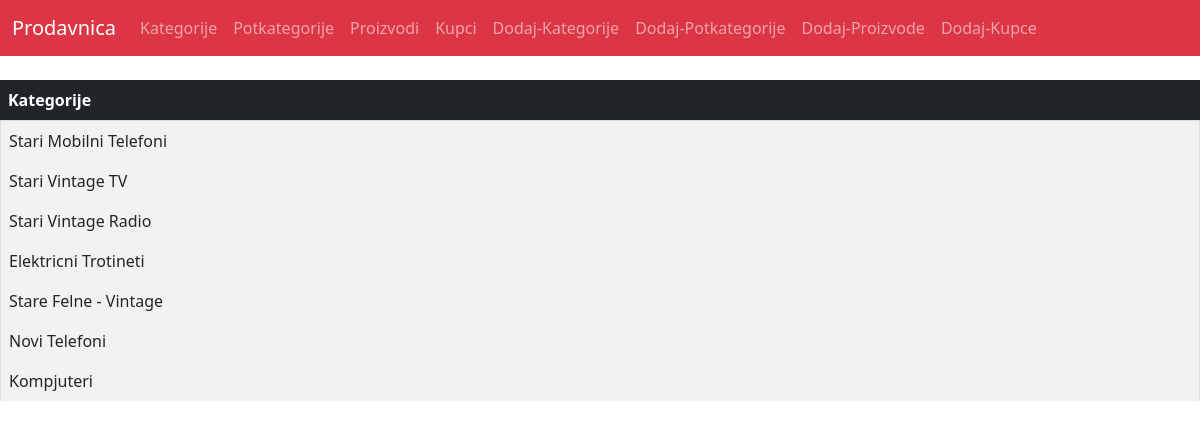
The page / on the database its author committed.
### shop_cms/models.py (models this page shows, shortened)
class Kategorije(models.Model):
    naziv_kategorije = models.CharField(max_length=200)
    class Meta:
        verbose_name_plural = "Kategorije"#ne bi li u admin panelu pisalo Kategorijes

### shop_cms/views.py (the view)
# urls.py: path('', views.KategorijeListView.as_view(), name = 'Proizvodi'),
class KategorijeListView(generic.ListView):
    model = Kategorije

### shop_cms/templates/shop_cms/kategorije_list.html
{% extends 'base.html' %}
{% block sadrzaj %}
<table class = "table table-striped table-borderless">
    <thead class = "table-dark">
        <tr>
            <th scope="col">Kategorije</th>
        </tr>
    </thead>
<tbody>
{% for stranica in kategorije_list %}
<td class = "list-group-item">{{ stranica.naziv_kategorije }}</td>
{% endfor %}
</tbody>
</table>
{% endblock %}

### rows shown on the page
Kategorije: naziv_kategorije "Stari Mobilni Telefoni"
Kategorije: naziv_kategorije "Stari Vintage TV"
Kategorije: naziv_kategorije "Stari Vintage Radio"
Kategorije: naziv_kategorije "Elektricni Trotineti"
Kategorije: naziv_kategorije "Stare Felne - Vintage"
Kategorije: naziv_kategorije "Novi Telefoni"
Kategorije: naziv_kategorije "Kompjuteri"
